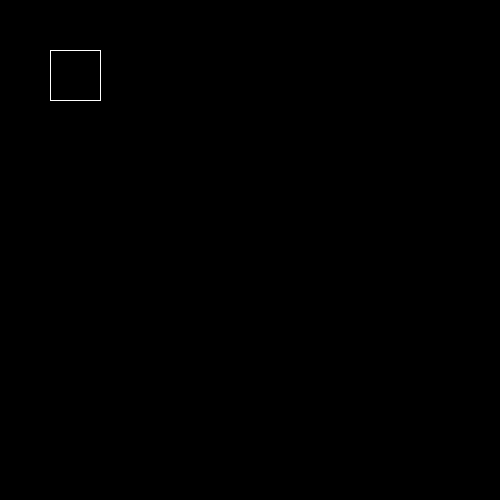
Frame 1 (no input)
Frame 60 (the mouse pressed at the canvas centre just before this capture): identical to frame 1, image omitted
Frame 120 (the mouse held since frame 60 and released just before this capture): identical to frame 1, image omitted

The Processing sketch that drew this single still picture (run headless with seeded random() and noise(); from frame 60 on, the mouse is pressed at the canvas centre):

// Processing sketch: Opdracht_4
// ── Opdracht_4.pde
void setup(){
  size(500,500);
  
}

void draw(){
  background(0,0,0);
    stroke(255,255,255);
    vierkant(50,50,50,50);
}

void vierkant(int x,int y,int w,int h){
  //boven
   line(x,y,x+w,y);
  //rechts
   line(x+w,y,x+w,y+h);
  //onder
   line(x,y+h,x+w,y+h);
  //links
   line(x,y,x,y+h);
}
